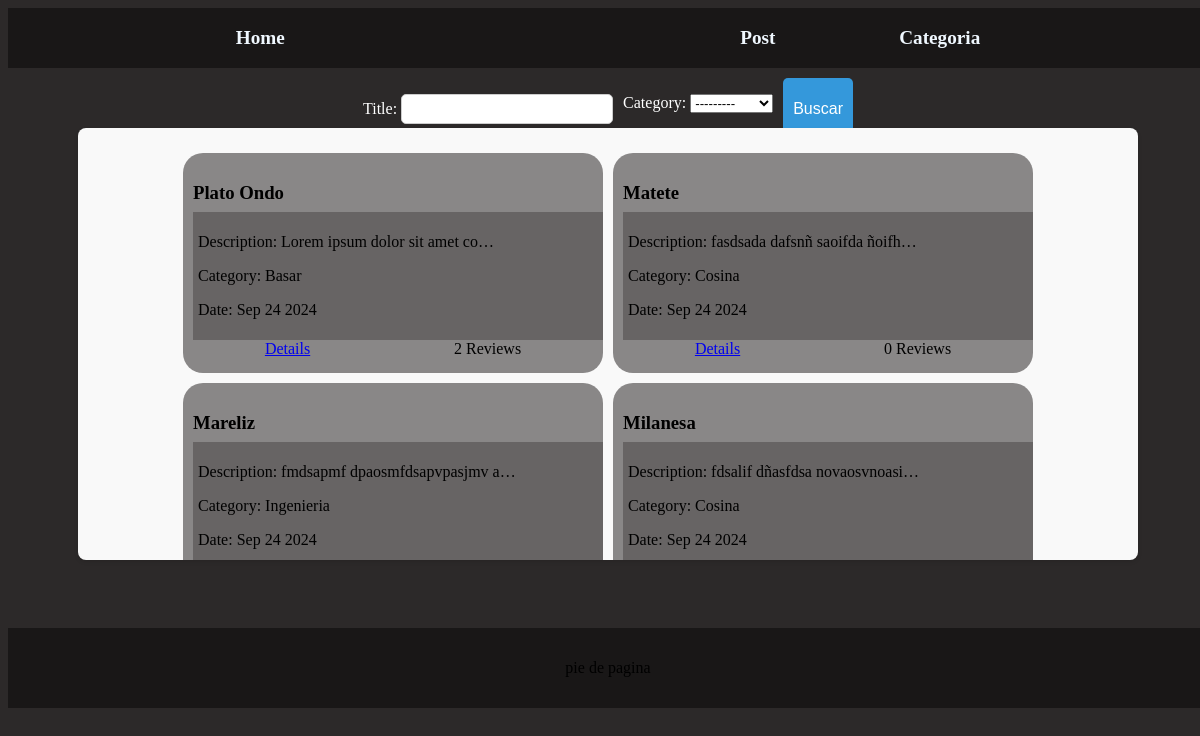
The page / on the database its author committed.
### blog/models.py (models this page shows, shortened)
class Post(models.Model):
    title = models.CharField(max_length=200)
    description = models.TextField()
    category = models.ForeignKey(Category, on_delete=models.CASCADE)
    date = models.DateTimeField(auto_now_add=True)

class Category(models.Model):
    name = models.CharField(max_length=100)
    def __str__(self):
        return self.name

### blog/views.py (the view)
# urls.py: path("", index, name="home"),
def index(request):
    query = request.GET.get("title")
    category = request.GET.get("category")
    print(f"Valor de búsqueda: {query}")
    posts = Post.objects.all()
    if query:
        posts = posts.filter(title__icontains=query)
        if len(posts) == 0:
            posts = Post.objects.all()
    if category and category.isdigit():
        posts = posts.filter(category_id=category)
    posts = posts.order_by("-date")
    search_form = SearchForm()
    return render(request, "index.html", {"posts": posts, "search_form": search_form})

### blog/forms.py
class SearchForm(forms.Form):
    title = forms.CharField(max_length=100, required=False)
    category = forms.ModelChoiceField(queryset=Category.objects.all(), required=False)

### blog/templates/index.html
{% extends 'base.html' %}
{% load static %}
{% block content %}
<div class="titulo-blog">
    <div class="search-bar">
        <form method="GET" action=".">
            {{ search_form.as_p }}
            <button type="submit">Buscar</button>
        </form>
    </div>
</div>
<div class="index-container">
    {% for post in posts %}
    <div class="card">
        <h3>{{post.title}}</h3>
        <div class="containerCard">
            <p> Description: {{post.description|truncatechars:30 }}</p>
            <p> Category: {{post.category}}</p>
            <p>Date: {{post.date|date:'M d Y'}}</p>
        </div>
        <div class="botoneraCard">
            <a href="{% url 'blog:details' post.id %}">Details</a>
            <span>{{ post.reviews.count }} Reviews</span>
        </div>
    </div>
    {% endfor %}
</div>
{% endblock content %}

### static/base.css (style rules this page uses)
body { background-color: rgb(44, 41, 41); display: flex; flex-direction: column; width: 100%; height: 100%; }
.index-container { background-color: #f9f9f9; padding: 20px; border-radius: 8px; box-shadow: 0 2px 4px rgba(0, 0, 0, 0.1); width: 85%; height: 70%; margin-top: 5%; overflow: auto; display: flex; flex-wrap: wrap; justify-content: center; position: relative; }
.card { width: 400px; height: 200px; background-color: rgba(70, 67, 67, 0.621); padding: 10px; margin: 5px; display: flex; flex-direction: column; border-radius: 20px; }
.containerCard { margin-top: -10px; width: 100%; background-color: rgba(44, 41, 41, 0.359); padding: 5px; }
.botoneraCard { display: flex; flex-direction: row; justify-content: space-around; align-items: center; }
.titulo-blog { position: absolute; color: white; margin-top: -10px; }
.titulo-blog { text-align: center; margin-bottom: 20px; }
.search-bar { display: flex; justify-content: center; align-items: center; margin-top: 20px; margin-bottom: 10px; }
.search-bar form { display: flex; gap: 10px; }
.search-bar input[type="text"] { padding: 5px; border: 1px solid #ccc; border-radius: 5px; font-size: 1em; width: 200px; }
.search-bar button { padding: 5px 10px; height: auto; border: none; background-color: #3498db; color: white; font-size: 1em; border-radius: 5px; cursor: pointer; transition: background-color 0.3s; }

### rows shown on the page
Post: title "Plato Ondo", description "Lorem ipsum dolor sit amet co…", category "Basar", date "Sep 24 2024", reviews.count "2"
Post: title "Matete", description "fasdsada dafsnñ saoifda ñoifh…", category "Cosina", date "Sep 24 2024", reviews.count "0"
Post: title "Mareliz", description "fmdsapmf dpaosmfdsapvpasjmv a…", category "Ingenieria", date "Sep 24 2024"
Post: title "Milanesa", description "fdsalif dñasfdsa novaosvnoasi…", category "Cosina", date "Sep 24 2024"
